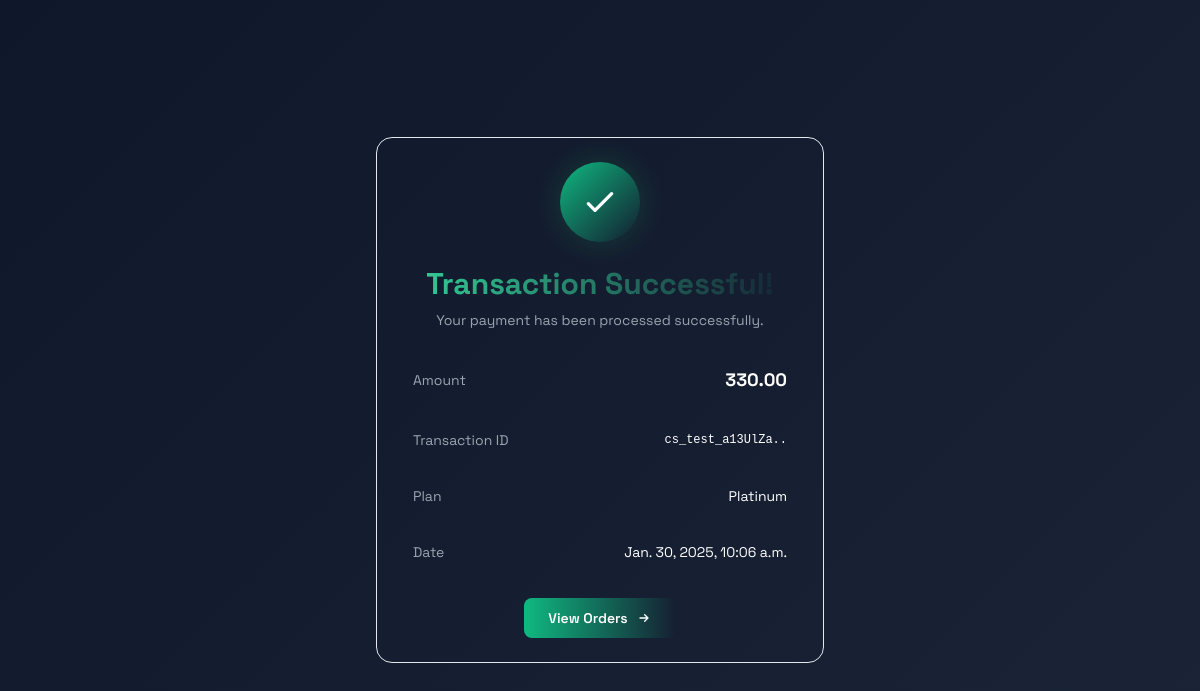
/success/ (signed in), run on an earlier commit of the app's database.
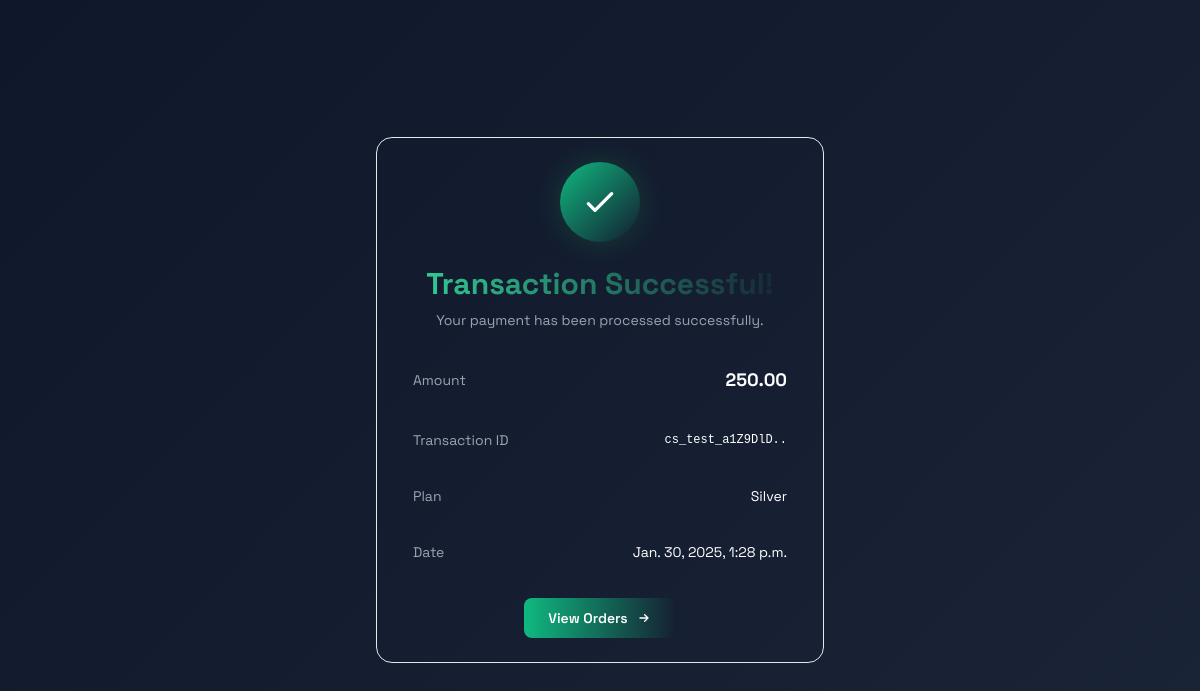
And on a later commit of the database.
### base/models.py (models this page shows, shortened)
class Subscription(models.Model):
    STATUS_CHOICES = [
        ('Pending', 'Pending'),
        ('Completed', 'Completed'),
        ('Cancelled', 'Cancelled'),
    ]
    PLAN_CHOICES = [
        ('Bronze', 'Bronze'),
        ('Silver', 'Silver'),
        ('Gold', 'Gold'),
        ('Platinum', 'Platinum'),
        ('None', 'None'),
    ]
    PAYMENT_METHODS = [
        ('Credit Card', 'Credit Card'),
        ('PayPal', 'PayPal'),
    ]
    user = models.ForeignKey(User, on_delete=models.CASCADE, related_name="orders", default=None)
    django_id = models.CharField(max_length=255, unique=True, default='')
    stripe_transaction_id = models.CharField(max_length=255, null=True, blank=True, default='')
    list_of_items = models.JSONField(default=dict)
    status = models.CharField(max_length=50, choices=STATUS_CHOICES, default='Pending')
    datetime = models.DateTimeField(auto_now_add=True)
    cost = models.DecimalField(max_digits=10, decimal_places=2, default=0.00)
    payment = models.CharField(max_length=20, choices=PAYMENT_METHODS, default='Not Specified')
    purchased_plan = models.CharField(max_length=50, choices=PLAN_CHOICES, default='None')

### base/views.py (the view)
# urls.py: path("success/", success, name="success"),
def success(request):
    user = request.user
    subscription = Subscription.objects.filter(user=user).order_by('-datetime').first()
    return render(request, "success.html", {"subscription": subscription})

### base/templates/success.html (shortened to what this page needs)
<link href="https://cdn.jsdelivr.net/npm/tailwindcss@2.2.19/dist/tailwind.min.css" rel="stylesheet">
<body class="success-bg text-white min-h-screen p-6 flex items-center justify-center antialiased">
    <div class="relative w-full max-w-md scale-in">
        <div class="bg-gray-900/80 backdrop-blur-xl rounded-2xl p-6 border border-gray-700/50">
            <div class="flex justify-center mb-6">
                <div class="w-20 h-20 bg-gradient-to-br from-green-500 to-emerald-500 rounded-full flex items-center justify-center glow">
                    <svg class="w-10 h-10 text-white" fill="none" stroke="currentColor" viewBox="0 0 24 24">
                        <path stroke-linecap="round" stroke-linejoin="round" stroke-width="2" d="M5 13l4 4L19 7"></path>
                    </svg>
                </div>
            </div>
            <div class="text-center mb-6 slide-up" style="animation-delay: 0.2s">
                <h1 class="text-3xl font-bold bg-gradient-to-r from-green-400 to-emerald-500 bg-clip-text text-transparent">
                </h1>
                <p class="mt-2 text-sm text-gray-400">Your payment has been processed successfully.</p>
            </div>
            <div class="space-y-3 mb-6">
                <div class="bg-gray-800/50 rounded-lg p-3 slide-up" style="animation-delay: 0.4s">
                    <div class="flex justify-between items-center">
                        <span class="text-gray-400 text-sm">Amount</span>
                        <span class="text-lg font-bold text-white">{{ subscription.cost }}</span>
                    </div>
                </div>
                <div class="bg-gray-800/50 rounded-lg p-3 slide-up" style="animation-delay: 0.5s">
                    <div class="flex justify-between items-center">
                        <span class="text-gray-400 text-sm">Transaction ID</span>
                        <span class="font-mono text-xs text-emerald-400">{{ subscription.stripe_transaction_id|slice:":15" }}..</span>
                    </div>
                </div>
                <div class="bg-gray-800/50 rounded-lg p-3 slide-up" style="animation-delay: 0.6s">
                    <div class="flex justify-between items-center">
                        <span class="text-gray-400 text-sm">Plan</span>
                        <span class="text-white text-sm">{{ subscription.purchased_plan }}</span>
                    </div>
                </div>
                <div class="bg-gray-800/50 rounded-lg p-3 slide-up" style="animation-delay: 0.7s">
                    <div class="flex justify-between items-center">
                        <span class="text-gray-400 text-sm">Date</span>
                        <span class="text-white text-sm">{{ subscription.datetime }}</span>
                    </div>
                </div>
            </div>
            <div class="text-center slide-up" style="animation-delay: 0.8s">
                <a href="/orders/" class="inline-flex items-center justify-center px-6 py-2.5 bg-gradient-to-r from-green-500 to-emerald-500 rounded-lg text-white text-sm font-semibold transition-all duration-300 transform hover:scale-105 hover:shadow-lg hover:shadow-green-500/25 focus:outline-none">
                    <span>View Orders</span>
                    <svg class="w-4 h-4 ml-2" fill="none" stroke="currentColor" viewBox="0 0 24 24">
                        <path stroke-linecap="round" stroke-linejoin="round" stroke-width="2" d="M13 7l5 5m0 0l-5 5m5-5H6"></path>
                    </svg>
                </a>
            </div>
        </div>
    </div>
</body>

What changed in the data, as far as the page shows it:
no longer on this page (row unchanged): Subscription: cost "330.00", stripe_transaction_id "cs_test_a13UlZa", purchased_plan "Platinum", datetime "Jan. 30, 2025, 10:06 a.m."
added Subscription: cost "250.00", stripe_transaction_id "cs_test_a1Z9DlD", purchased_plan "Silver", datetime "Jan. 30, 2025, 1:28 p.m."
